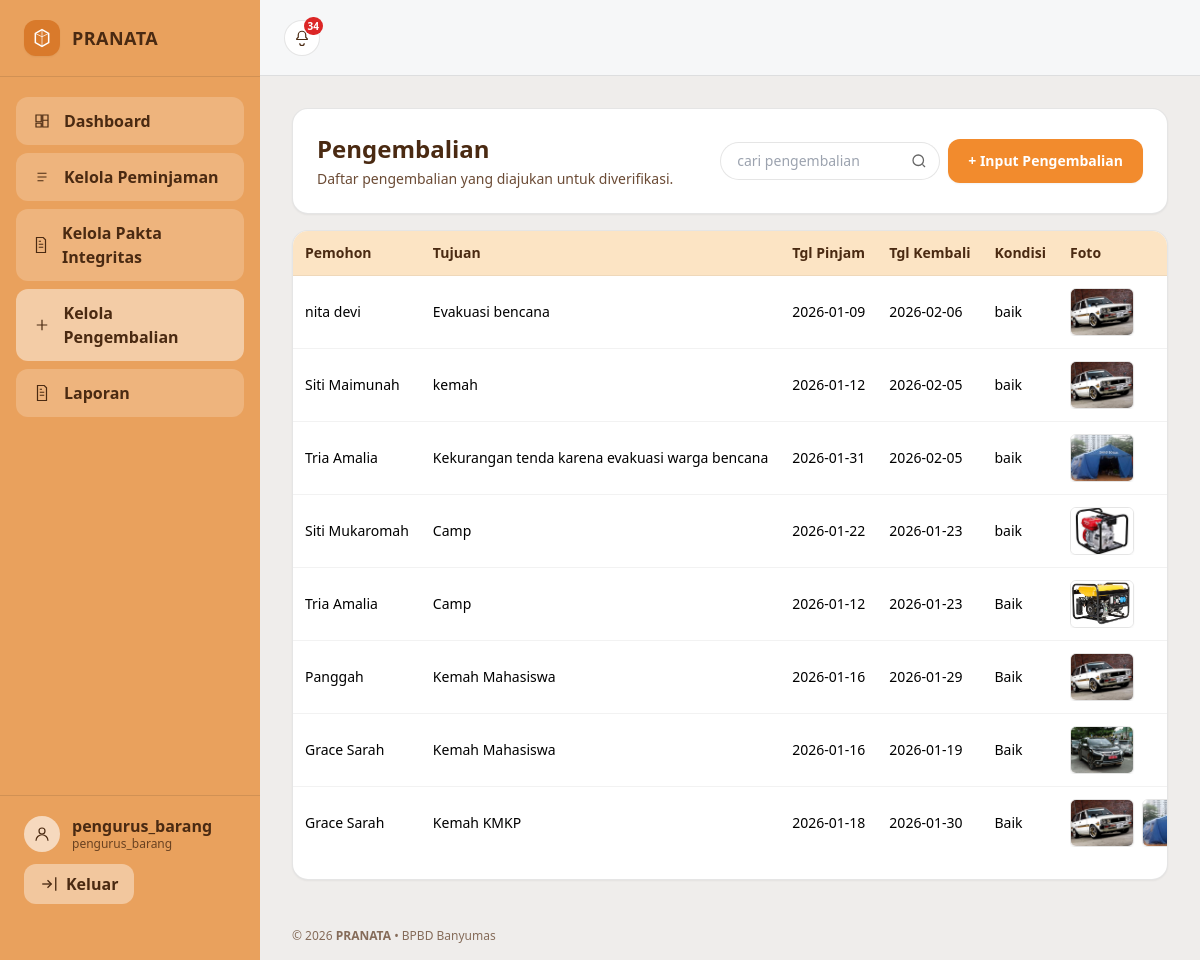
/index.php?page=pengurus_pengembalian (signed in), run on the app's committed database.
### tables this page shows
CREATE TABLE `pengembalian` (
  `id_kembali` int(11) NOT NULL,
  `id_pinjam` int(11) NOT NULL,
  `id_user` int(11) NOT NULL,
  `kondisi_kembali` varchar(80) DEFAULT NULL,
  `status` enum('pending','processing','completed','ditolak','rejected') NOT NULL,
  `requested_by` int(11) DEFAULT NULL,
  `verified_by` int(11) DEFAULT NULL,
  `verified_at` datetime DEFAULT NULL
);

CREATE TABLE `peminjaman` (
  `id_pinjam` int(11) NOT NULL,
  `id_user` int(11) NOT NULL,
  `nama_pihak1` varchar(120) DEFAULT NULL,
  `nip` varchar(30) DEFAULT NULL,
  `jabatan` varchar(80) DEFAULT NULL,
  `nama_pihak2` varchar(120) DEFAULT NULL,
  `nip1` varchar(30) DEFAULT NULL,
  `jabatan1` varchar(80) DEFAULT NULL,
  `alamat` varchar(255) DEFAULT NULL,
  `no_hp` varchar(15) DEFAULT NULL,
  `tujuan` varchar(200) DEFAULT NULL,
  `tgl_pinjam` date NOT NULL,
  `tgl_jatuh_tempo` date DEFAULT NULL,
  `spesifikasi` text DEFAULT NULL,
  `keterangan` text DEFAULT NULL,
  `status` enum('pending','waiting_verification','approved','completed','ditolak','rejected') NOT NULL,
  `requested_by` int(11) DEFAULT NULL,
  `verified_by` int(11) DEFAULT NULL,
  `verified_at` datetime DEFAULT NULL
);

### app/controllers/PengurusBarangController.php (called while the page is built, shortened)
<?php
require_once __DIR__ . '/../models/Koneksi.php';
require_once __DIR__ . '/../models/PeminjamanModel.php';
class PengurusBarangController
{
    private $conn;
    private $model;
    public function __construct()
    {
        $this->conn = Koneksi::connect();
        $this->model = new PeminjamanModel();
    }
    public function pengembalian()
    {
        $q = trim($_GET['q'] ?? '');
        $perPage = 10;
        $page = max(1, (int)($_GET['page_pengembalian'] ?? 1));
        $paged = $this->getPengembalianListPaged($q, $page, $perPage);
        $data = $paged['rows'];
        include __DIR__ . '/../views/pengurus/pengembalian.php';
    }
    private function getPengembalianListPaged($q, $page, $perPage)
    {
        $detailTable = $this->detectPengembalianDetailTable();
        $pkPinjam = $this->model->getPkColumn() ?: 'id_pinjam';
        $joinCol = $this->hasColumn('peminjaman', $pkPinjam) ? $pkPinjam : 'id_pinjam';
        $detailCols = $this->getTableColumns($detailTable);
        $dIdKembali = $this->pickColumn($detailCols, ['id_kembali','pengembalian_id']);
        $dTgl = $this->pickColumn($detailCols, ['tgl_kembali','tanggal_kembali','tgl']);
        $dFoto = $this->pickColumn($detailCols, ['foto','foto_bukti','foto_path','foto_pengembalian']);
        $joinDetail = ($dIdKembali && ($dTgl || $dFoto)) ? "LEFT JOIN `{$detailTable}` d ON d.`{$dIdKembali}` = p.id_kembali" : "";
        $tglSelect = ($dIdKembali && $dTgl) ? "MIN(d.`{$dTgl}`) AS tgl_kembali" : "NULL AS tgl_kembali";
        $fotoSelect = ($dIdKembali && $dFoto) ? "MIN(d.`{$dFoto}`) AS foto" : "NULL AS foto";
        $where = [];
        $types = '';
        $params = [];
        $whereSql = !empty($where) ? " WHERE " . implode(' AND ', $where) : '';
        $sqlCount = "SELECT COUNT(DISTINCT p.id_kembali) AS cnt
                     FROM pengembalian p
                     LEFT JOIN peminjaman pm ON pm.`{$joinCol}` = p.id_pinjam
                     {$joinDetail}
                     {$whereSql}";
        $stmtCount = $this->conn->prepare($sqlCount);
        $stmtCount->execute();
        $total = (int)($stmtCount->get_result()->fetch_assoc()['cnt'] ?? 0);
        $pages = max(1, (int)ceil($total / $perPage));
        $page = max(1, min($page, $pages));
        $offset = ($page - 1) * $perPage;
        $sql = "SELECT p.*, pm.nama_pihak2, pm.nama_pihak1, pm.tujuan, pm.tgl_pinjam, {$tglSelect}, {$fotoSelect}
                FROM pengembalian p
                LEFT JOIN peminjaman pm ON pm.`{$joinCol}` = p.id_pinjam
                {$joinDetail}
                {$whereSql}
                GROUP BY p.id_kembali
                ORDER BY p.id_kembali DESC
                LIMIT ? OFFSET ?";
        $typesData = $types . 'ii';
        $paramsData = $params;
        $paramsData[] = $perPage;
        $paramsData[] = $offset;
        $stmt = $this->conn->prepare($sql);
        $stmt->bind_param($typesData, ...$paramsData);
        $stmt->execute();
        $res = $stmt->get_result();
        $rows = [];
        if ($res) while ($r = $res->fetch_assoc()) $rows[] = $r;
        return ['rows' => $rows, 'page' => $page, 'pages' => $pages, 'total' => $total];
    }
    private function detectPengembalianDetailTable()
    {
        $candidates = ['detail_pengembalian','detail_kembali','pengembalian_detail','pengembalian_items'];
        foreach ($candidates as $t) {
            $stmt = $this->conn->prepare("SELECT COUNT(*) AS cnt FROM INFORMATION_SCHEMA.TABLES WHERE TABLE_SCHEMA=DATABASE() AND TABLE_NAME = ?");
            $stmt->bind_param('s', $t);
            $stmt->execute();
            $r = $stmt->get_result()->fetch_assoc();
            if (((int)($r['cnt'] ?? 0)) > 0) return $t;
        }
        return null;
    }
    private function getTableColumns($table)
    {
        $res = $this->conn->query("SHOW COLUMNS FROM `{$table}`");
        $cols = [];
        if ($res) while ($c = $res->fetch_assoc()) $cols[] = $c;
        return $cols;
    }
    private function pickColumn($cols, $candidates)
    {
        foreach ($candidates as $c) {
            foreach ($cols as $col) {
                if ($col['Field'] === $c) return $c;
            }
        }
        return null;
    }
    private function hasColumn($table, $column)
    {
        $t = $this->conn->real_escape_string($table);
        $c = $this->conn->real_escape_string($column);
        $res = $this->conn->query("SHOW COLUMNS FROM `{$t}` LIKE '{$c}'");
        return $res && $res->num_rows > 0;
    }
}

### app/models/Koneksi.php (called while the page is built, shortened)
<?php
class Koneksi
{
    public static function connect()
    {
        $host = "localhost";
        $user = "root";
        $pass = "";
        $db   = "pranata_app";
        $conn = new mysqli($host, $user, $pass, $db);
        $conn->set_charset("utf8mb4");
        return $conn;
    }
}

### app/models/PeminjamanModel.php (called while the page is built, shortened)
<?php
require_once __DIR__ . '/Koneksi.php';
class PeminjamanModel
{
    private $conn;
    private $pkColumn = null;
    public function __construct()
    {
        $this->conn = Koneksi::connect();
        $this->detectUserColumn();
        $this->detectPrimaryKey();
    }
    private function detectUserColumn()
    {
        $candidates = ['user_id','id_user','requested_by','pemohon_id','peminjam_id','created_by','requester'];
        $sql = "SELECT COLUMN_NAME FROM INFORMATION_SCHEMA.COLUMNS WHERE TABLE_SCHEMA=DATABASE() AND TABLE_NAME='peminjaman'";
        $res = $this->conn->query($sql);
        $cols = [];
        if ($res) {
            while ($row = $res->fetch_assoc()) $cols[] = $row['COLUMN_NAME'];
        }
        foreach ($candidates as $c) {
            if (in_array($c, $cols)) {
                $this->userColumn = $c;
                return $this->userColumn;
            }
        }
        return null;
    }
    private function detectPrimaryKey()
    {
        $stmt = $this->conn->prepare("SELECT COLUMN_NAME FROM INFORMATION_SCHEMA.COLUMNS WHERE TABLE_SCHEMA=DATABASE() AND TABLE_NAME='peminjaman' AND COLUMN_KEY = 'PRI' LIMIT 1");
        $stmt->execute();
        $res = $stmt->get_result();
        if ($res && $row = $res->fetch_assoc()) {
            $this->pkColumn = $row['COLUMN_NAME'];
            return $this->pkColumn;
        }
        $this->pkColumn = null;
        return null;
    }
    public function getPkColumn()
    {
        return $this->pkColumn;
    }
}

### app/views/pengurus/pengembalian.php (the view, shortened to what this page needs)
<?php
$q = trim($_GET['q'] ?? '');
?>
<div class="space-y-4">
  <div class="rounded-2xl border border-black/10 bg-white p-6 shadow-sm">
    <div class="flex flex-col gap-2 md:flex-row md:items-center md:justify-between">
      <div>
        <h2 class="text-2xl font-extrabold text-[#4A2A12]">Pengembalian</h2>
        <p class="mt-1 text-sm text-[#6B4B35]">Daftar pengembalian yang diajukan untuk diverifikasi.</p>
      </div>
      <div class="flex flex-col gap-2 sm:flex-row sm:items-center sm:justify-end">
        <form method="GET" action="index.php" class="relative w-full sm:w-auto">
          <input
            type="text"
            name="q"
            value="<?= htmlspecialchars($q) ?>"
            placeholder="cari pengembalian"
            class="w-full sm:w-[220px] rounded-full border border-black/10 bg-white px-4 py-2 pr-10 text-sm outline-none focus:ring-2 focus:ring-[#E9A15D]"
          />
          <button type="submit" class="absolute right-3 top-1/2 -translate-y-1/2 opacity-60 hover:opacity-90">
            <svg width="18" height="18" viewBox="0 0 24 24" fill="none">
              <circle cx="11" cy="11" r="7" stroke="currentColor" stroke-width="1.7"/>
              <path d="M20 20l-3.5-3.5" stroke="currentColor" stroke-width="1.7"/>
            </svg>
          </button>
        </form>
        <a href="index.php?page=pengurus_pengembalian_tambah"
           class="inline-flex w-full items-center justify-center rounded-xl bg-[#F28B2D] px-5 py-3 text-sm font-bold text-white shadow-sm hover:brightness-95 sm:w-auto">
          + Input Pengembalian
        </a>
      </div>
    </div>
  </div>
  <div class="rounded-2xl border border-black/10 bg-white shadow-sm overflow-hidden">
    <div class="overflow-x-auto">
      <table class="min-w-max w-full text-sm">
        <thead class="bg-[#FCE4C4] text-[#4A2A12]">
          <tr>
            <th class="px-3 py-3 text-left">Pemohon</th>
            <th class="px-3 py-3 text-left">Tujuan</th>
            <th class="px-3 py-3 text-left">Tgl Pinjam</th>
            <th class="px-3 py-3 text-left">Tgl Kembali</th>
            <th class="px-3 py-3 text-left">Kondisi</th>
            <th class="px-3 py-3 text-left">Foto</th>
          </tr>
        </thead>
        <tbody>
          <?php if (empty($data)): ?>
            <tr>
              <td colspan="8" class="px-4 py-6 text-center text-gray-600">Belum ada data pengembalian.</td>
            </tr>
          <?php else: ?>
            <?php foreach ($data as $row): ?>
              <tr class="border-t border-black/5">
                <td class="px-3 py-3"><?php echo htmlspecialchars($row['nama_pihak2'] ?? '-'); ?></td>
                <td class="px-3 py-3"><?php echo htmlspecialchars($row['tujuan'] ?? '-'); ?></td>
                <td class="px-3 py-3"><?php echo htmlspecialchars($row['tgl_pinjam'] ?? '-'); ?></td>
                <td class="px-3 py-3"><?php echo htmlspecialchars($row['tgl_kembali'] ?? '-'); ?></td>
                <td class="px-3 py-3"><?php echo htmlspecialchars($row['kondisi_kembali'] ?? '-'); ?></td>
                <?php
                  $fotoList = [];
                  if (!empty($row['foto_list']) && is_array($row['foto_list'])) {
                    $fotoList = $row['foto_list'];
                  } elseif (!empty($row['foto'])) {
                    $fotoList = [$row['foto']];
                  }
                  $normalized = [];
                  foreach ($fotoList as $fotoItem) {
                    $fotoItem = (string)$fotoItem;
                    $isAbsolute = preg_match('/^https?:\\/\\//', $fotoItem) || str_starts_with($fotoItem, '/');
                    if (!$isAbsolute && !str_starts_with($fotoItem, 'public/')) {
                      $fotoItem = 'public/' . ltrim($fotoItem, '/');
                    }
                    $normalized[] = $fotoItem;
                  }
                ?>
                <td class="px-3 py-3">
                  <?php if (!empty($normalized)): ?>
                    <div class="flex max-w-[220px] items-center gap-2 overflow-x-auto pr-2">
                      <?php foreach ($normalized as $fotoUrl): ?>
                        <button type="button"
                                class="group inline-flex items-center"
                                data-photo="<?php echo htmlspecialchars($fotoUrl); ?>">
                          <img src="<?php echo htmlspecialchars($fotoUrl); ?>"
                               alt="Foto barang"
                               class="h-12 w-16 flex-none rounded-md border border-black/10 object-cover shadow-sm transition group-hover:scale-[1.02]">
                        </button>
                      <?php endforeach; ?>
                    </div>
                  <?php else: ?>
                    -
                  <?php endif; ?>
                </td>
              </tr>
            <?php endforeach; ?>
          <?php endif; ?>
        </tbody>
      </table>
    </div>
    <div class="px-6 pb-5">
    </div>
  </div>
</div>
<?php
include __DIR__ . '/../layout/main.php';
?>

### data on the page
pengembalian: id_pinjam.nama_pihak2 "nita devi", id_pinjam.tujuan "Evakuasi bencana", id_pinjam.tgl_pinjam "2026-01-09", tgl_kembali "2026-02-06", kondisi_kembali "baik"
pengembalian: id_pinjam.nama_pihak2 "Siti Maimunah", id_pinjam.tujuan "kemah", id_pinjam.tgl_pinjam "2026-01-12", tgl_kembali "2026-02-05", kondisi_kembali "baik"
pengembalian: id_pinjam.nama_pihak2 "Tria Amalia", id_pinjam.tujuan "Kekurangan tenda karena evakuasi warga bencana", id_pinjam.tgl_pinjam "2026-01-31", tgl_kembali "2026-02-05", kondisi_kembali "baik"
pengembalian: id_pinjam.nama_pihak2 "Siti Mukaromah", id_pinjam.tujuan "Camp", id_pinjam.tgl_pinjam "2026-01-22", tgl_kembali "2026-01-23", kondisi_kembali "baik"
pengembalian: id_pinjam.nama_pihak2 "Tria Amalia", id_pinjam.tujuan "Camp", id_pinjam.tgl_pinjam "2026-01-12", tgl_kembali "2026-01-23", kondisi_kembali "Baik"
pengembalian: id_pinjam.nama_pihak2 "Panggah", id_pinjam.tujuan "Kemah Mahasiswa", id_pinjam.tgl_pinjam "2026-01-16", tgl_kembali "2026-01-29", kondisi_kembali "Baik"
pengembalian: id_pinjam.nama_pihak2 "Grace Sarah", id_pinjam.tujuan "Kemah Mahasiswa", id_pinjam.tgl_pinjam "2026-01-16", tgl_kembali "2026-01-19", kondisi_kembali "Baik"
pengembalian: id_pinjam.nama_pihak2 "Grace Sarah", id_pinjam.tujuan "Kemah KMKP", id_pinjam.tgl_pinjam "2026-01-18", tgl_kembali "2026-01-30", kondisi_kembali "Baik"

### other printed values
$username "pengurus_barang"
$role ?: 'Admin' "pengurus_barang"
$notifUnread "34"
